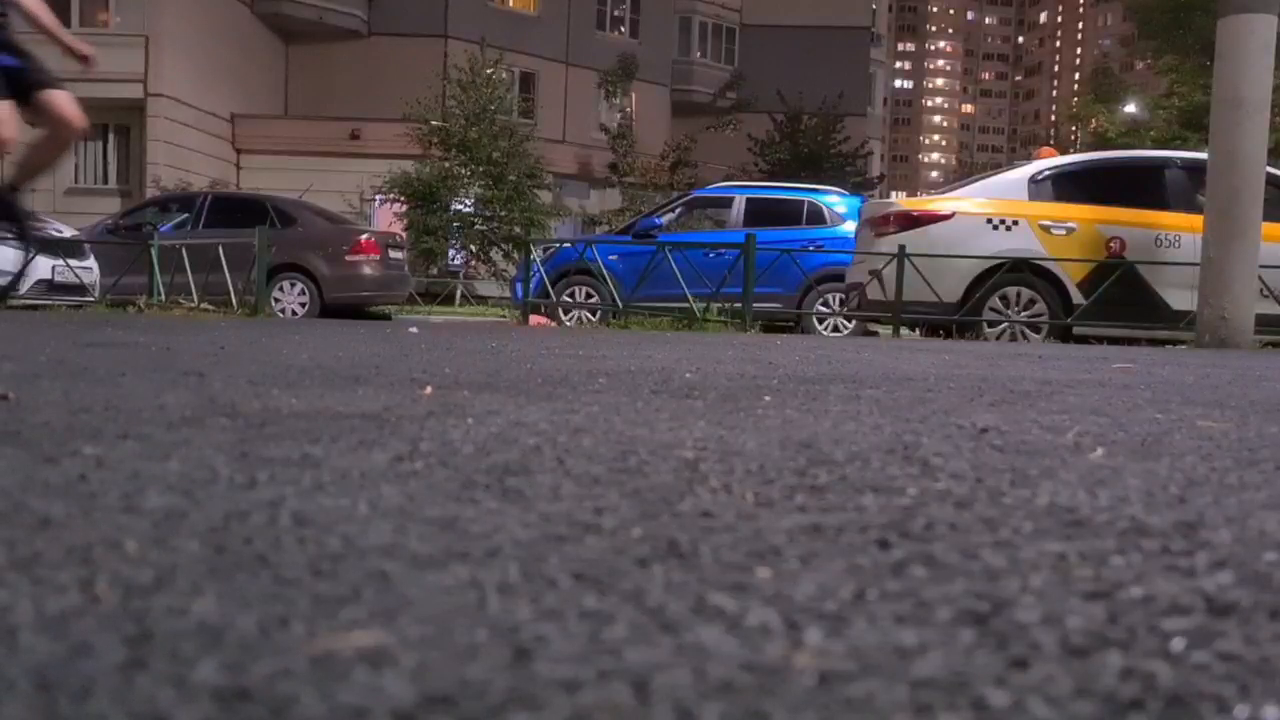
#> input picture frame 8 of lct2/unicycle.mp4, 1280 x 720 px, given in place of black_objects.mp4, which was not available
$ jupyter execute slv.ipynb   (shell and % lines are left out)   (text cells are left out)
#> lines starting #> are read from the running program, lines starting #| are printed output that depends on the picture; after the words box and inside, x2 and y2 are one past the last pixel; in counts of white or black regions, pixels touching at a corner belong together; pictures that were not available may be replaced by others from this repository, and a replacement may not be noted
#> further down, frame is the input picture: shape (720, 1280, 3); mean B, G, R 81.9, 77.9, 86.3
[cell 1]
import numpy as np
import cv2

def detect_objects(frame, lower_black, upper_black, min_size, max_size):
#> called with lower_black = array of shape (3,), upper_black = array of shape (3,), min_size = 4001, max_size = 8004
    answer = []

    hsv = cv2.cvtColor(frame, cv2.COLOR_BGR2HSV)
#> hsv: shape (720, 1280, 3); mean H, S, V 101.9, 44.2, 90.2

    mask = cv2.inRange(hsv, lower_black, upper_black)
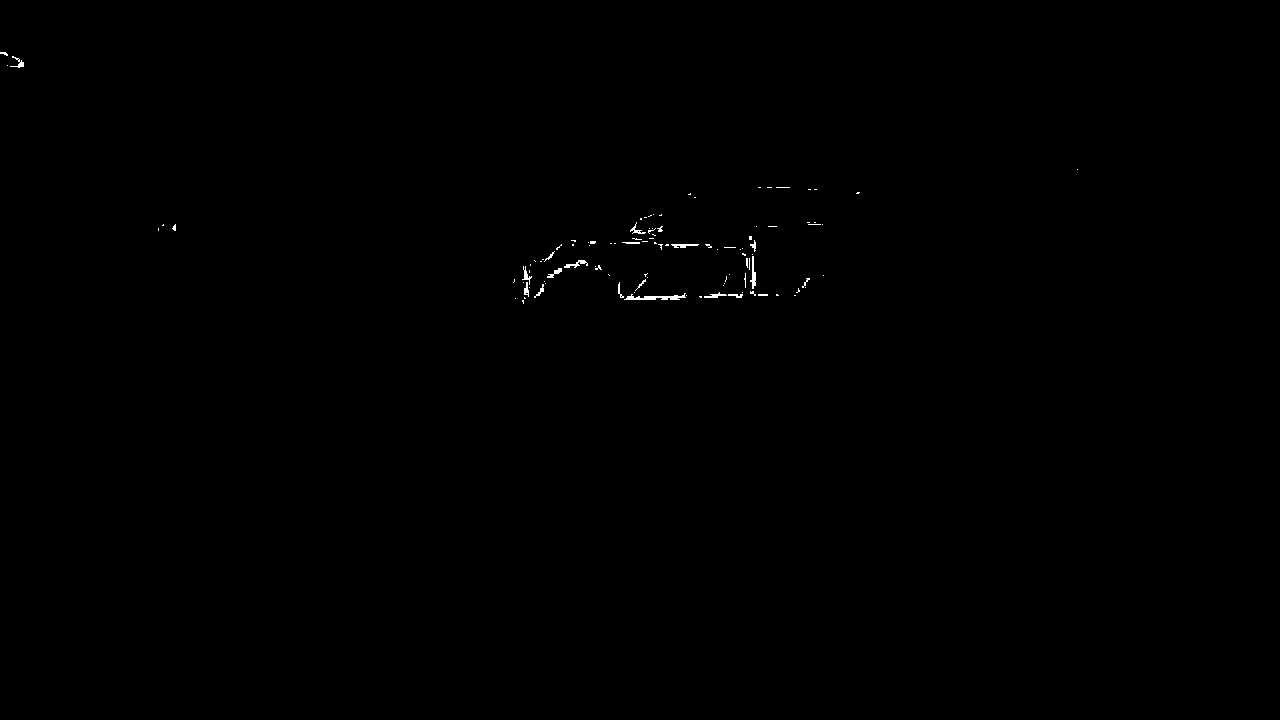
#> mask: shape (720, 1280); 0.17% white in thin lines or dots, all inside (x1, y1, x2, y2) = (0, 52, 1078, 304)

    contours, _ = cv2.findContours(mask, cv2.RETR_EXTERNAL, cv2.CHAIN_APPROX_SIMPLE)
#> contours = 106 contours, 94 with area under 20; largest, box (x1, y1, x2, y2) and area: (624, 293, 686, 300) 136, (750, 256, 756, 289) 61, (564, 260, 588, 268) 48, (671, 244, 699, 248) 42, (704, 292, 727, 298) 36

    for cnt in contours:
        x, y, w, h = cv2.boundingRect(cnt)
        area = w * h

        # limits on size of detected object

        if area >= min_size and area <= max_size:
            answer.append((x, y, w, h))
#> this loop made 106 passes
#> (x, y, w, h, area) on passes 9, 10, 12, 14, 15, 19, 22, 23, 26, 28, 34, 37: (728, 294, 15, 4, 60), (624, 293, 62, 7, 434), (704, 292, 23, 6, 138), (750, 291, 6, 5, 30), (796, 288, 4, 5, 20), (534, 284, 10, 14, 140), (618, 282, 6, 16, 96), (524, 282, 5, 15, 75), (635, 279, 11, 12, 132), (802, 278, 8, 10, 80), (744, 273, 2, 15, 30), (547, 268, 15, 10, 150)
#> (cnt, x, y, w, h, area) on pass 8: ([[758, 294], [758, 295], [767, 295], [767, 294]], 758, 294, 10, 2, 20)
#> after the loop, answer = []

    return answer

def draw_answer(frame, bboxes):
    for b in bboxes:
        l, t, w, h = b

        cv2.rectangle(frame, (l, t), (l + w, t + h), (123, 34, 125), 3)

    return frame

answers = []

video_name = "home_task/black_objects.mp4"

cam = cv2.VideoCapture(video_name)

cv2.namedWindow("mask", cv2.WINDOW_NORMAL)
cv2.resizeWindow("mask", 600, 900)

cv2.createTrackbar("hb", "mask", 128, 255, lambda i: 1)
cv2.createTrackbar("lb", "mask", 93, 255, lambda i: 1)
cv2.createTrackbar("hg", "mask", 178, 255, lambda i: 1)
cv2.createTrackbar("lg", "mask", 108, 255, lambda i: 1)
cv2.createTrackbar("hr", "mask", 77, 255, lambda i: 1)
cv2.createTrackbar("lr", "mask", 50, 255, lambda i: 1)
# Трекбар для минимального размера детектируемого объекта
cv2.createTrackbar("min_size", "mask", 4001, 5000, lambda i: 1)
# Трекбар для максимального размера детектируемого объекта
cv2.createTrackbar("max_size", "mask", 8004, 10000, lambda i: 1)

while(True):
    succ, frame = cam.read()

    if not succ:
        print("не удалось считать кадр, выход")
        break

    hb = cv2.getTrackbarPos("hb", "mask")
    lb = cv2.getTrackbarPos("lb", "mask")
    hg = cv2.getTrackbarPos("hg", "mask")
    lg = cv2.getTrackbarPos("lg", "mask")
    hr = cv2.getTrackbarPos("hr", "mask")
    lr = cv2.getTrackbarPos("lr", "mask")
    min_size = cv2.getTrackbarPos("min_size", "mask")
    max_size = cv2.getTrackbarPos("max_size", "mask")

    lower_black = np.array([lb, lg, lr])
    upper_black = np.array([hb, hg, hr])

    answer = detect_objects(frame, lower_black, upper_black, min_size, max_size)
#> answer = []
    answers.append(answer)

    marked = draw_answer(frame, answer)

    cv2.imshow("result", marked)

    key = cv2.waitKey(30) & 0xFF
#> (key q is pressed here)

    if key == ord('q'):
        break

cam.release()
cv2.destroyAllWindows()


$ run again, starting later in the video
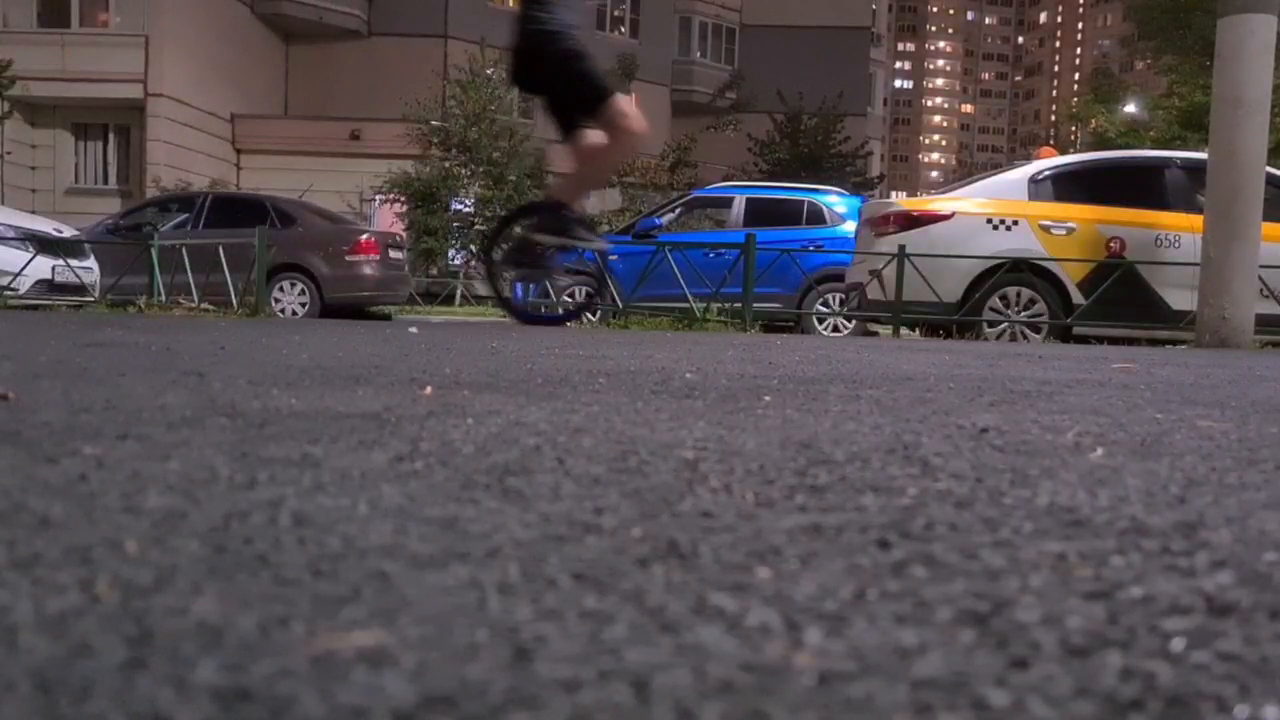
#> input picture frame 39 of lct2/unicycle.mp4, 1280 x 720 px, given in place of black_objects.mp4, which was not available
#> frame is the input picture: shape (720, 1280, 3); mean B, G, R 81.4, 77.6, 85.7
#> hsv: shape (720, 1280, 3); mean H, S, V 101.6, 44, 89.4
#> in detect_objects, `mask = cv2.inRange(hsv, lower_black, upper_black)`:
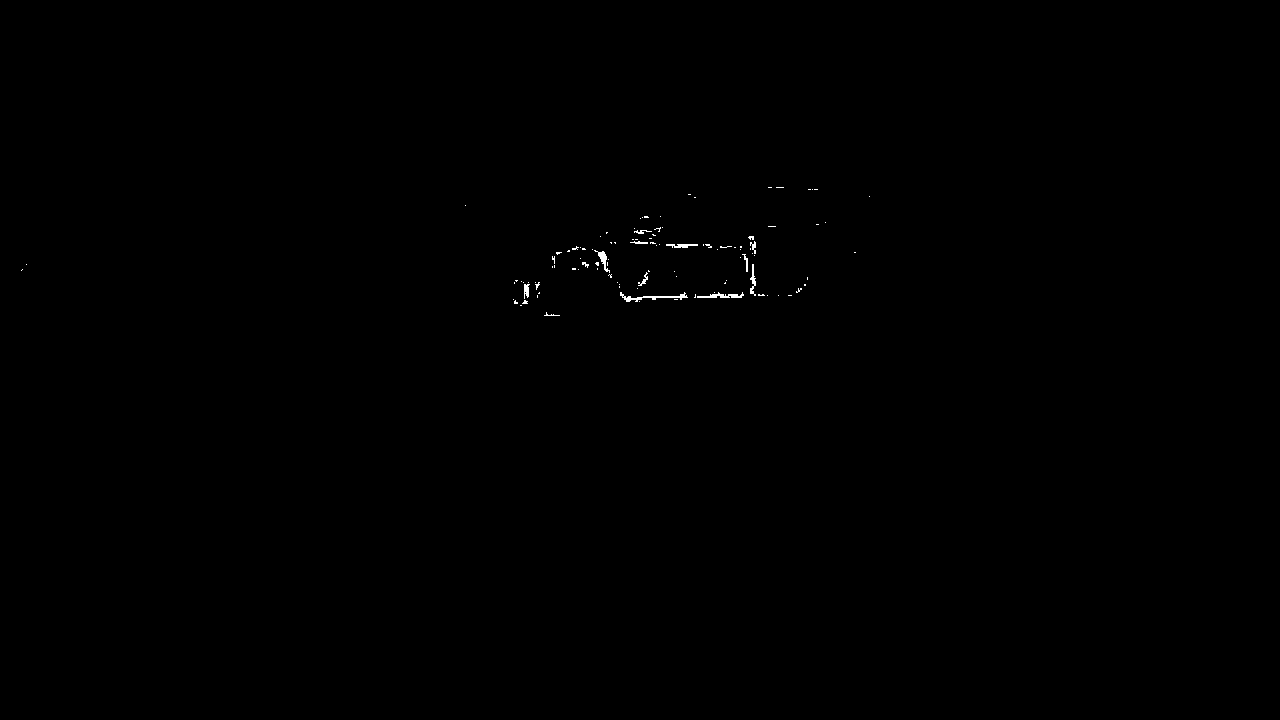
#> mask: shape (720, 1280); 0.14% white in thin lines or dots, all inside (x1, y1, x2, y2) = (21, 187, 870, 316)
#> contours = 108 contours, 101 with area under 20; largest, box (x1, y1, x2, y2) and area: (620, 292, 688, 302) 118, (697, 292, 744, 298) 86, (594, 250, 610, 273) 74, (666, 244, 698, 248) 52, (750, 264, 756, 296) 50, (524, 284, 530, 299) 42, (638, 272, 648, 286) 22
#> the loop in detect_objects, `for cnt in contours:` made 108 passes
#> (x, y, w, h, area) on passes 1, 4, 14, 16, 18, 23, 26, 37: (544, 312, 16, 4, 64), (522, 300, 6, 4, 24), (697, 292, 47, 6, 282), (620, 292, 68, 10, 680), (796, 288, 6, 5, 30), (524, 284, 6, 15, 90), (535, 282, 5, 8, 40), (638, 272, 10, 14, 140)
#> after the loop in detect_objects, `for cnt in contours:`: answer = []

$ run again, starting later in the video
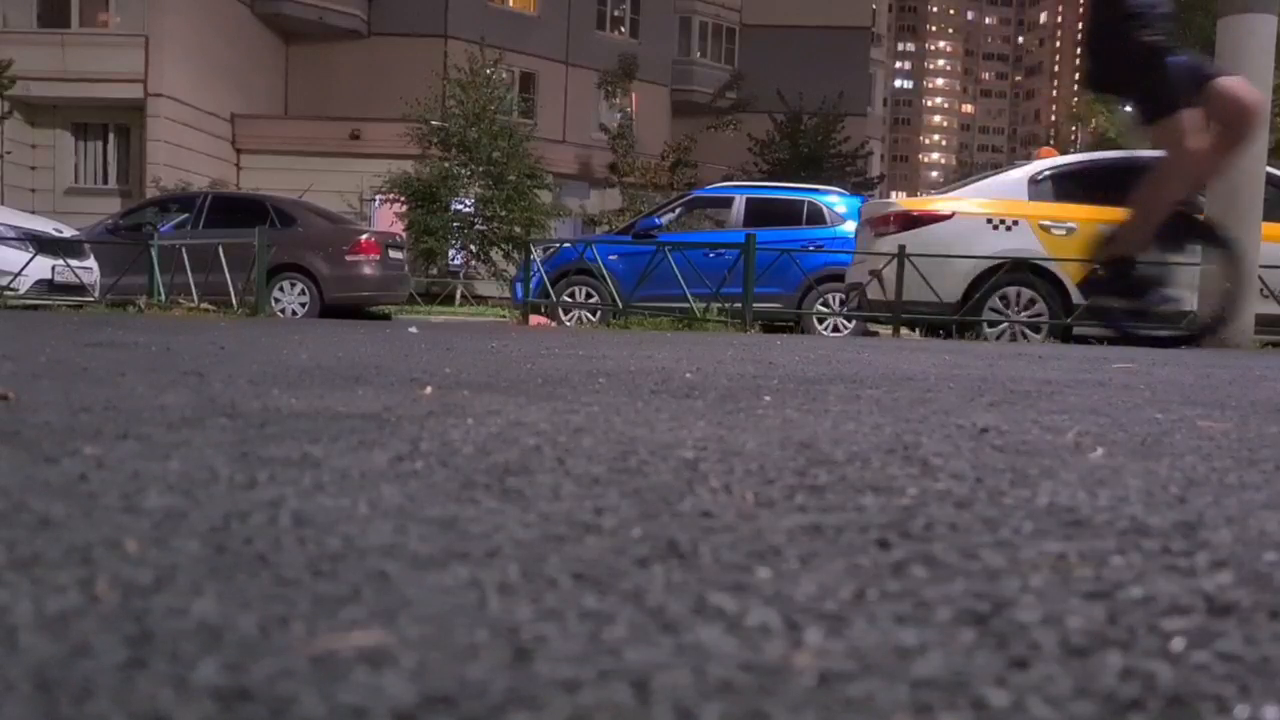
#> input picture frame 69 of lct2/unicycle.mp4, 1280 x 720 px, given in place of black_objects.mp4, which was not available
#> frame is the input picture: shape (720, 1280, 3); mean B, G, R 81.9, 76.9, 84.9
#> hsv: shape (720, 1280, 3); mean H, S, V 105.6, 43.3, 89.2
#> in detect_objects, `mask = cv2.inRange(hsv, lower_black, upper_black)`:
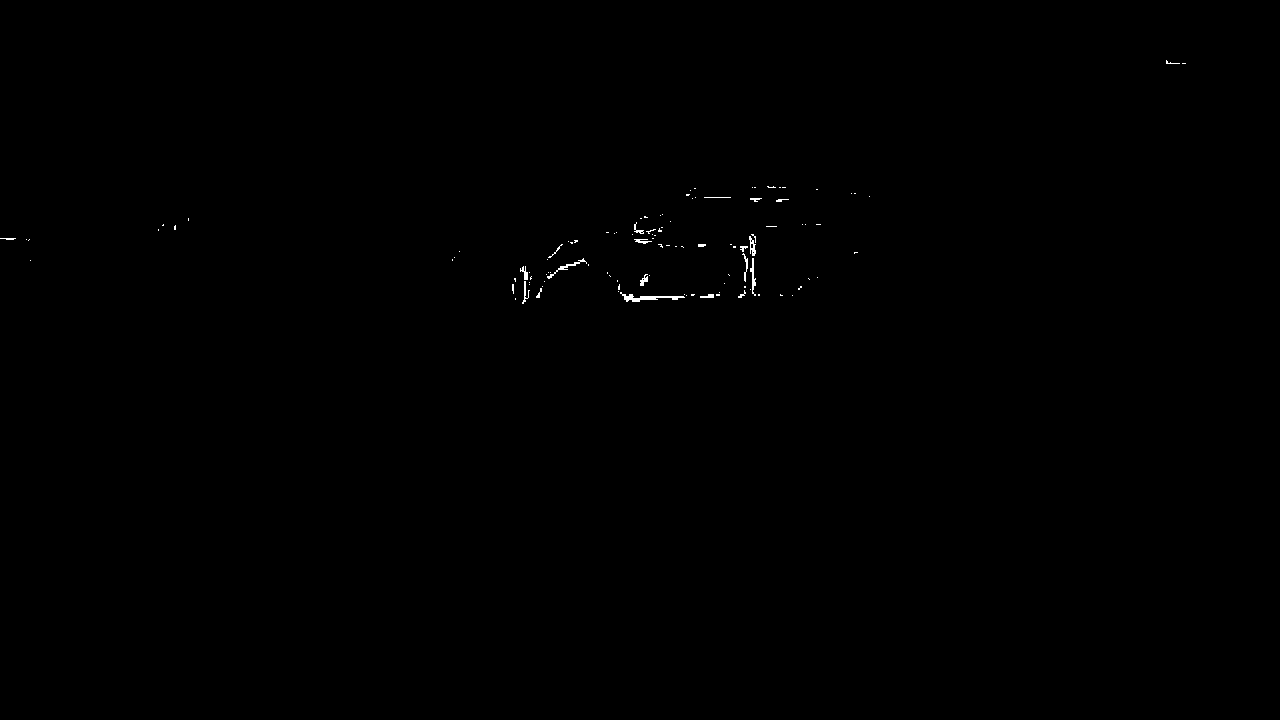
#> mask: shape (720, 1280); 0.15% white in thin lines or dots, all inside (x1, y1, x2, y2) = (0, 60, 1186, 304)
#> contours = 111 contours, 100 with area under 20; largest, box (x1, y1, x2, y2) and area: (620, 292, 685, 302) 152, (749, 236, 756, 256) 56, (547, 258, 587, 279) 55, (750, 258, 756, 296) 52, (640, 274, 648, 286) 34
#> the loop in detect_objects, `for cnt in contours:` made 111 passes
#> (x, y, w, h, area) on passes 7, 11, 13, 15, 21, 25, 34, 40: (700, 294, 14, 4, 56), (620, 292, 65, 10, 650), (738, 290, 8, 8, 64), (536, 288, 6, 10, 60), (512, 284, 2, 10, 20), (522, 281, 8, 23, 184), (640, 274, 8, 12, 96), (520, 266, 8, 14, 112)
#> after the loop in detect_objects, `for cnt in contours:`: answer = []
